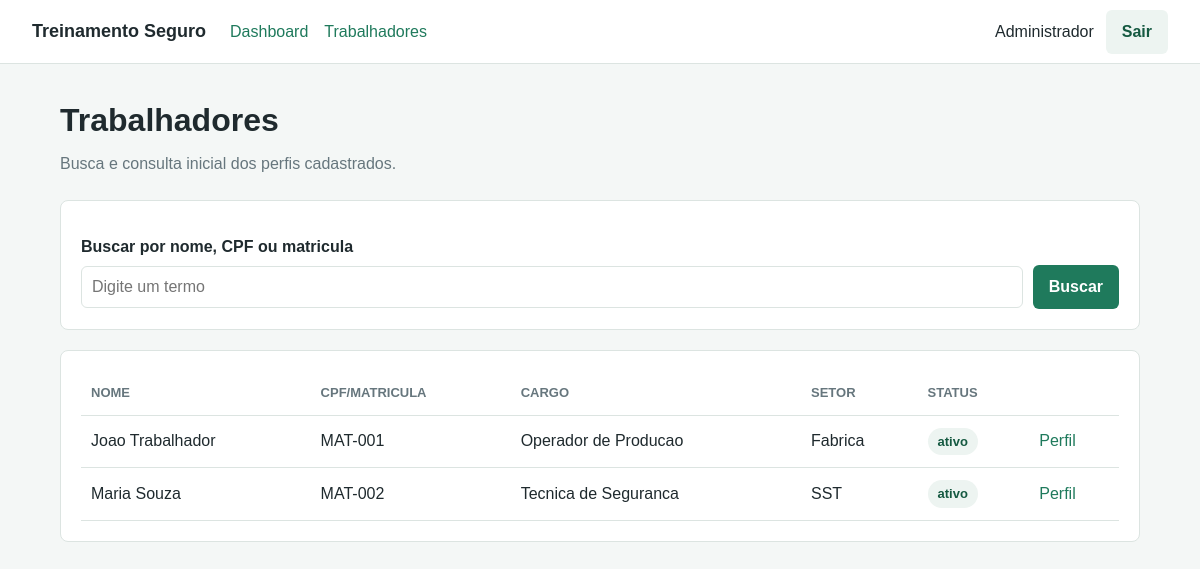
Page /admin/trabalhadores.php (signed in) on the committed database.
### tables this page shows
CREATE TABLE trabalhadores (
    id INT AUTO_INCREMENT PRIMARY KEY,
    usuario_id INT NULL,
    nome VARCHAR(120) NOT NULL,
    documento VARCHAR(40) NOT NULL UNIQUE,
    cargo VARCHAR(100) NOT NULL,
    setor VARCHAR(100) NOT NULL,
    status VARCHAR(30) NOT NULL DEFAULT 'ativo',
    criado_em TIMESTAMP DEFAULT CURRENT_TIMESTAMP,
    CONSTRAINT fk_trabalhadores_usuarios
        FOREIGN KEY (usuario_id) REFERENCES usuarios(id)
        ON DELETE SET NULL
);

### includes/functions.php (called while the page is built, shortened)
<?php
function h(?string $value): string
{
    return htmlspecialchars($value ?? '', ENT_QUOTES, 'UTF-8');
}
function app_base_url(): string
{
    $script = str_replace('\\', '/', $_SERVER['SCRIPT_NAME'] ?? '');
    $firstSegment = explode('/', trim($script, '/'))[0] ?? '';
    return '';
}
function app_url(string $path = ''): string
{
    return rtrim(app_base_url(), '/') . '/' . ltrim($path, '/');
}

### admin/trabalhadores.php (the view, shortened to what this page needs)
<?php
$busca = trim($_GET['busca'] ?? '');
$trabalhadores = [];
try {
    $pdo = getConnection();
    if ($busca !== '') {
        $stmt = $pdo->prepare(
            'SELECT id, nome, documento, cargo, setor, status
             FROM trabalhadores
             WHERE nome LIKE :busca OR documento LIKE :busca
             ORDER BY nome'
        );
        $stmt->execute(['busca' => '%' . $busca . '%']);
    } else {
        $stmt = $pdo->query('SELECT id, nome, documento, cargo, setor, status FROM trabalhadores ORDER BY nome');
    }
    $trabalhadores = $stmt->fetchAll();
} catch (Throwable $e) {
    $erroBanco = 'Nao foi possivel listar os trabalhadores.';
}
require __DIR__ . '/../includes/header.php';
require __DIR__ . '/../includes/navbar.php';
?>
<main class="container">
    <div class="page-title">
        <h1>Trabalhadores</h1>
        <p>Busca e consulta inicial dos perfis cadastrados.</p>
    </div>
    <section class="panel">
        <form class="search-form" method="get">
            <label for="busca">Buscar por nome, CPF ou matricula</label>
            <div>
                <input id="busca" name="busca" value="<?= h($busca) ?>" placeholder="Digite um termo">
                <button class="button" type="submit">Buscar</button>
            </div>
        </form>
    </section>
    <section class="panel">
        <div class="table-wrap">
            <table>
                <thead>
                    <tr>
                        <th>Nome</th>
                        <th>CPF/Matricula</th>
                        <th>Cargo</th>
                        <th>Setor</th>
                        <th>Status</th>
                        <th></th>
                    </tr>
                </thead>
                <tbody>
                    <?php foreach ($trabalhadores as $trabalhador): ?>
                        <tr>
                            <td><?= h($trabalhador['nome']) ?></td>
                            <td><?= h($trabalhador['documento']) ?></td>
                            <td><?= h($trabalhador['cargo']) ?></td>
                            <td><?= h($trabalhador['setor']) ?></td>
                            <td><span class="badge"><?= h($trabalhador['status']) ?></span></td>
                            <td><a href="<?= h(app_url('admin/perfil_trabalhador.php?id=' . $trabalhador['id'])) ?>">Perfil</a></td>
                        </tr>
                    <?php endforeach; ?>
                </tbody>
            </table>
        </div>
    </section>
</main>
<?php require __DIR__ . '/../includes/footer.php'; ?>

### assets/css/style.css (style rules this page uses)
:root { --bg: #f4f7f6; --surface: #ffffff; --text: #1f2a2e; --muted: #66767d; --primary: #1f7a5c; --primary-dark: #155941; --border: #dce4e1; --danger: #b42318; --warning: #9a6700; --success: #1a7f37; }
* { box-sizing: border-box; }
body { margin: 0; background: var(--bg); color: var(--text); font-family: Arial, Helvetica, sans-serif; line-height: 1.5; }
a { color: var(--primary); text-decoration: none; }
.container { margin: 0 auto; max-width: 1120px; padding: 32px 20px; }
.page-title { margin-bottom: 24px; }
.page-title h1, .panel h2 { margin: 0 0 8px; }
.page-title p, .panel p { color: var(--muted); margin: 0; }
.login-card, .panel, .stat-card { background: var(--surface); border: 1px solid var(--border); border-radius: 8px; }
form label { display: block; font-weight: 700; margin: 14px 0 6px; }
input { border: 1px solid var(--border); border-radius: 6px; font: inherit; min-height: 42px; padding: 8px 10px; width: 100%; }
.button { background: var(--primary); border: 0; border-radius: 6px; color: #ffffff; cursor: pointer; display: inline-block; font: inherit; font-weight: 700; margin-top: 18px; padding: 10px 16px; }
.panel { margin-bottom: 20px; padding: 20px; }
.search-form div { align-items: center; display: flex; gap: 10px; }
.search-form .button { margin-top: 0; }
.table-wrap { overflow-x: auto; }
table { border-collapse: collapse; min-width: 760px; width: 100%; }
th, td { border-bottom: 1px solid var(--border); padding: 12px 10px; text-align: left; }
th { color: var(--muted); font-size: 13px; text-transform: uppercase; }
.badge { background: #edf4f1; border-radius: 999px; color: var(--primary-dark); display: inline-block; font-size: 13px; font-weight: 700; padding: 4px 10px; }

### rows in the picture
trabalhadores: nome "Joao Trabalhador", documento "MAT-001", cargo "Operador de Producao", setor "Fabrica", status "ativo"
trabalhadores: nome "Maria Souza", documento "MAT-002", cargo "Tecnica de Seguranca", setor "SST", status "ativo"

### other values in the picture
$usuario['nome'] "Administrador"
